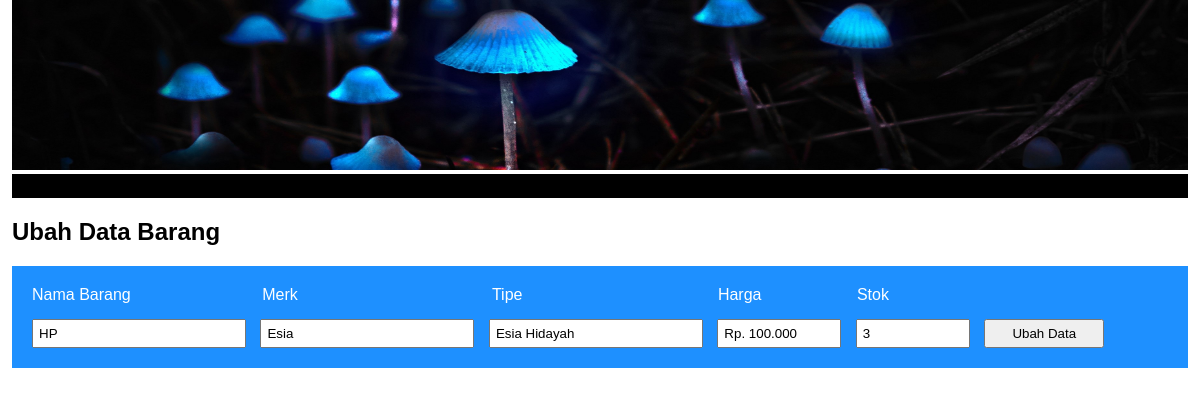
The page /product/ubah.php?kd_brg=128 on the database its author committed.
### tables this page shows
CREATE TABLE `barang` (
  `kd_brg` int(11) NOT NULL,
  `nm_brg` varchar(30) NOT NULL,
  `merk` varchar(20) NOT NULL,
  `type` varchar(20) NOT NULL,
  `harga` varchar(15) NOT NULL,
  `stok` varchar(10) NOT NULL
);

### product/functions.php (called while the page is built, shortened)
<?php
    $conn = mysqli_connect("localhost", "root", "", "quizweb");
    function query($query){
        global $conn;
        $result = mysqli_query($conn, $query);
        $rows = [];
        while ($row = mysqli_fetch_assoc($result)){
            $rows[] = $row;
        }
        return $rows;
    }
?>

### product/ubah.php (the view, shortened to what this page needs)
<?php
require 'functions.php';
$kd_brg = $_GET["kd_brg"];
$dataUbah = query("SELECT * FROM barang WHERE kd_brg = $kd_brg")[0];
?>
<!DOCTYPE html>
<html lang="en">
<head>
    <link rel="stylesheet" href="style.css">
</head>
<body>
    <div class="container">
        <img src="1.jpg" alt="">
        <nav>
        </nav>
        <h2 class="judul">Ubah Data Barang</h2>
        <form class="ubah_php" action="" method="POST">
            <label style="margin-right: 127px;" for="nm_brg">Nama Barang</label>
            <label style="margin-right: 190px;" for="merk">Merk</label>
            <label style="margin-right: 191px;" for="type">Tipe</label>
            <label style="margin-right: 91px;" for="harga">Harga</label>
            <label for="stok">Stok</label>
            <br>
            <input style="width: 200px;" type="text" name="nm_brg" required value="<?= $dataUbah["nm_brg"]; ?>">
            <input style="width: 200px;" type="text" name="merk" required value="<?= $dataUbah["merk"]; ?>">
            <input style="width: 200px;" type="text" name="type" required value="<?= $dataUbah["type"]; ?>">
            <input style="width: 110px;" type="text" name="harga" required value="<?= $dataUbah["harga"]; ?>">
            <input style="width: 100px;" type="text" name="stok" required value="<?= $dataUbah["stok"]; ?>">
            <button class="button_ubah" type="submit" name="submit">Ubah Data</button>
        </form>
    </div>
</body>
</html>

### product/style.css (style rules this page uses)
* { margin: 0; padding: 0; }
body { font-family: Arial, Helvetica, sans-serif; }
.container { width: 98%; margin: auto; background-color: white; }
.container img { width: 100%; height: 170px; }
nav { background-color: rgb(0,0,0); padding: 12px; }
.insert_php, .ubah_php { background-color: dodgerblue; padding: 20px; }
.judul { margin: 20px 0; }
.insert_php label, .ubah_php label { color: white; }
.ubah_php [type=text], .button_ubah { padding: 5px; margin-right: 10px; margin-top: 15px; width: 20%; }
.insert_php [type=submit], .ubah_php [type=submit] { width: 120px; }

### rows shown on the page
barang: nm_brg "HP", merk "Esia", type "Esia Hidayah", harga "Rp. 100.000", stok "3"
